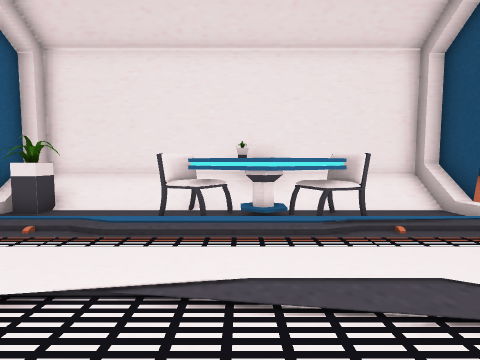
[1] (above)

12 first-person views from a walk through a scene from a Unity 3-D project. The camera is 1.4 m above the floor, tilts 4° down and sees 85° across. The floor is counted in squares, 1 m on a side. Each view is taken from the middle of a square. On the plan, view 1 faces up. The plan holds only what a view shows up to about 13 squares ahead; the rest is blank. The place goes on beyond the plan. The player is left out.

[2]
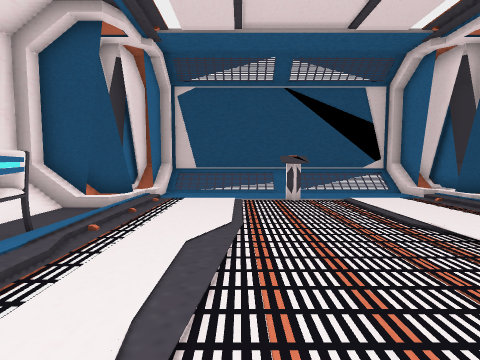

[3]
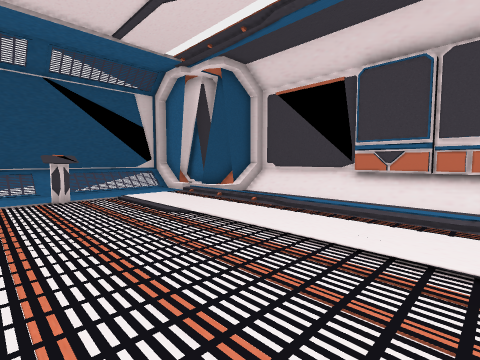

[4]
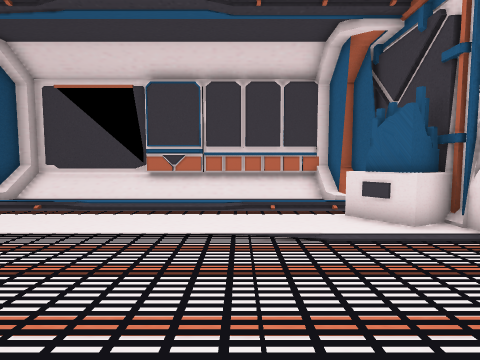

[5]
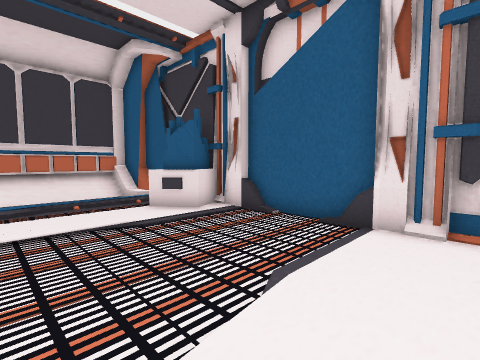

[6]
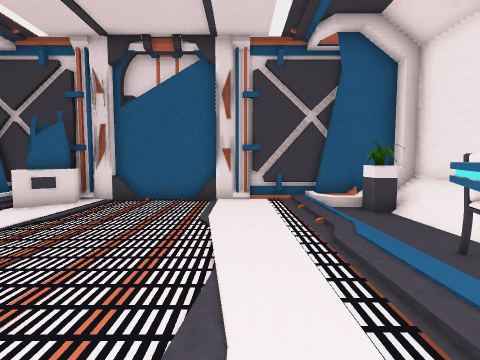

[7]
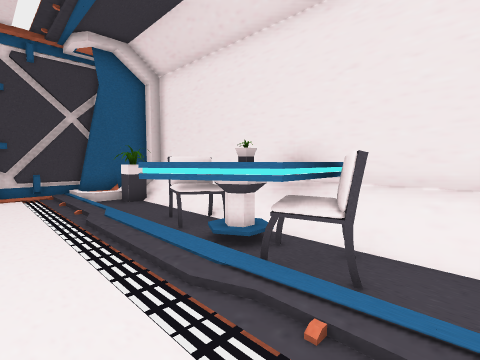

[8]
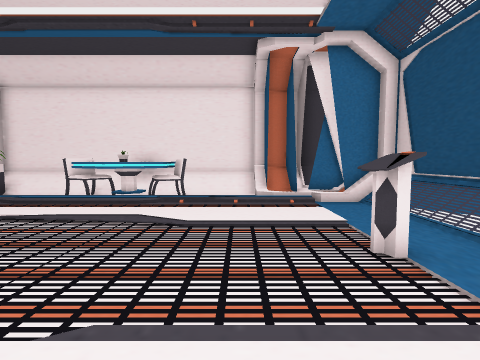

[9]
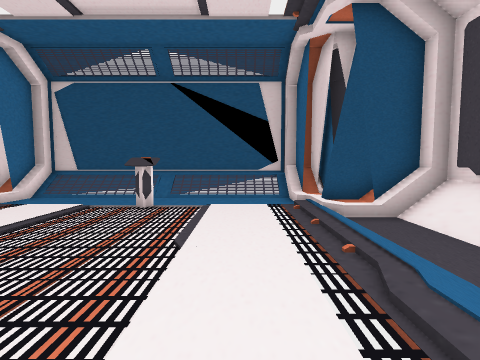

[10]
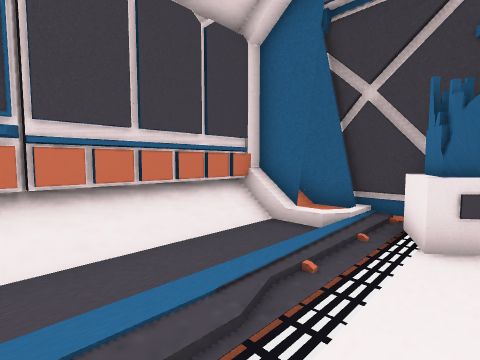

[11]
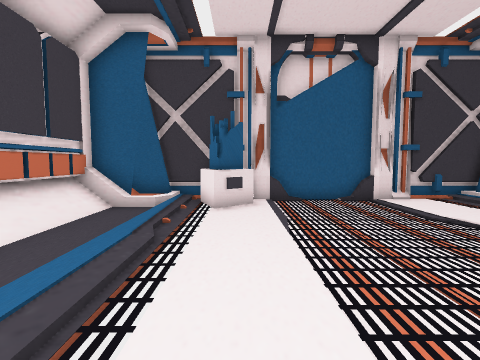

[12]
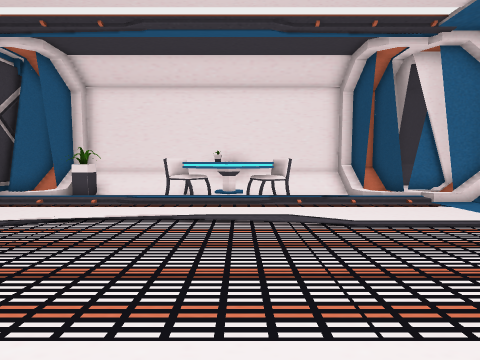

### Floor plan
Key: @ floor where view 1 was taken; # wall or solid block; . main floor; : floor 0.25 m higher than the main floor; / step, stairs or slope; = window, fence, low wall or low ledge; ^ raised ledge; O other object.
Columns run from 8 left of view 1 to 11 right of it. Each row starts with its distance up from view 1.
  9       #######
  8 ########OOO#####
  7 ##OO..OOOOOO..####
  6 #/O///OOOOOO///#:##
  5 #/////::OO////////##
  4 #................./=
  3 #................./=
  2 #................./=
  1 #................./=
  0 #.......@......^../=
 -1 #................./=
 -2 #................./=
 -3 ###.............../=
 -4 ###.............../=
 -5 #/////::::////////##
 -6 #//.....  ....:####
 -7 #/#///////////###
 -8 ###############

Where each view was taken, in squares from view 1:
view 1: 0 up, 0 right, facing up
view 2: 2 up, 2 left, facing right
view 3: 2 up, 3 left, facing down-right
view 4: 3 up, 3 left, facing down
view 5: 4 up, 2 left, facing down-left
view 6: 3 up, 2 right, facing left
view 7: 3 up, 4 right, facing up-left
view 8: 4 down, 5 right, facing up
view 9: 3 down, 1 left, facing right
view 10: 3 down, 1 left, facing down-left
view 11: 3 down, 2 right, facing left
view 12: 4 down, 1 right, facing up
